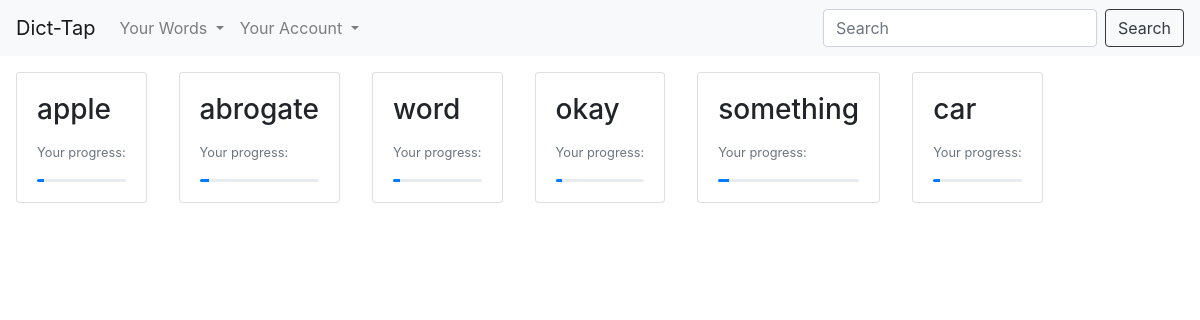
The app's page /view (signed in), older data.
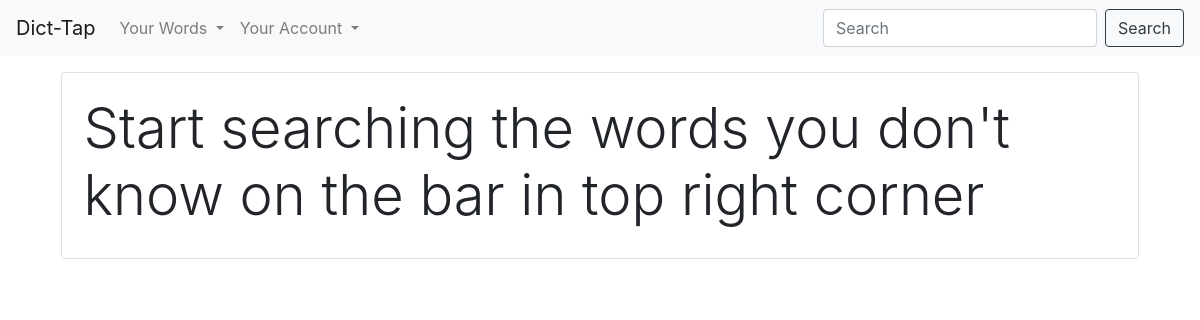
The same page, newer data.
### flaskapp/models.py (models this page shows, shortened)
class Word(db.Model):
    id = db.Column(db.Integer, primary_key=True)
    word = db.Column(db.String(45), unique=True, nullable=False)
    time = db.Column(db.DateTime, nullable=False, default=datetime.utcnow)
    due_date = db.Column(db.DateTime, nullable=False)
    user_id = db.Column(db.Integer, db.ForeignKey('user.id'), nullable=False)
    level = db.Column(db.Integer, nullable=False)

### flaskapp/routes.py (the view)
@app.route("/view", methods=['GET', 'POST'])
@login_required
def view():
    if request.method == 'POST':
        output_word = request.form['search_word']
        return redirect(url_for('search', word=output_word))
    else:
        return render_template('view.html', name='view', background_url=generate_url())

### flaskapp/models.py (called while the page is built)
@login_manager.user_loader
def load_user(user_id):
    return User.query.get(int(user_id))

### flaskapp/templates/view.html
{% extends "layout.html" %}
{% block a %}
{% if current_user.words == [] %}
<div class="container">
<div class="card m-3">
  <h3 class="display-4" style="padding: 2%">
    Start searching the words you don't know on the bar in top right corner
  </h3>
</div>
</div>
{% else %}
  <div class="card-group">
      {% for each in current_user.words %}
      <div class="">
          <div class="card m-3">
              <div class="card-body">
                <h3 class="card-title">{{ each.word }}</h3>
                <p class="card-text"><small class="text-muted">Your progress:</small></p>
                <div class="progress" style="height: 3px;">
                <div class="progress-bar" role="progressbar" style="width: {{ (each.level/13) * 100}}%;" aria-valuenow="{{ each.level }}" aria-valuemin="0" aria-valuemax="100"></div>
                </div>
              </div>
            </div>
          </div>
      {% endfor %}
  </div>
{% endif %}
{% endblock a %}

### flaskapp/templates/layout.html (shortened to what this page needs)
<!DOCTYPE html>
<html>
    <head>
        <link rel="stylesheet" href="https://stackpath.bootstrapcdn.com/bootstrap/4.3.1/css/bootstrap.min.css">
    </head>
    {% if background_url %}
    <body style="background: url( {{ background_url }} );
     -webkit-background-size: cover;
    -moz-background-size: cover;
    background-size: cover;
    -o-background-size: cover;">
    {% elif background_color %}
    <body style="background-color: {{ background_color }}">
    {% else %}
    <body style="background-color: white">
    {% endif %}
        <nav class="navbar navbar-expand-lg navbar-light bg-light">
            <a class="navbar-brand" href="{{ url_for('home') }}">Dict-Tap</a>
            <div class="collapse navbar-collapse" id="navbarSupportedContent">
              <ul class="navbar-nav mr-auto">
                {% if current_user.is_authenticated %}
                <li class="nav-item dropdown">
                  <a class="nav-link dropdown-toggle" href="#" id="navbarDropdown" role="button" data-toggle="dropdown" aria-haspopup="true" aria-expanded="false">
                    Your Words
                  </a>
                </li>
                {% endif %}
                <li class="nav-item dropdown">
                  <a class="nav-link dropdown-toggle" href="#" id="navbarDropdown" role="button" data-toggle="dropdown" aria-haspopup="true" aria-expanded="false">
                    Your Account
                  </a>
                </li>
              </ul>
              <form action="{{ url_for(name) }}" method='POST' class="form-inline my-2 my-lg-0">
                <input name="search_word" class="form-control mr-sm-2" type="search" placeholder="Search" aria-label="Search">
                <button class="btn btn-outline-dark my-2 my-sm-0" type="submit">Search</button>
              </form>
            </div>
          </nav>
          {% block a %}
          {% endblock a %}
    </body>
</html>

Row changes from the older to the newer data that the page shows:
removed Word: word "apple", level 1 (drawn)
removed Word: word "abrogate", level 1 (drawn)
removed Word: word "word", level 1 (drawn)
removed Word: word "okay", level 1 (drawn)
removed Word: word "something", level 1 (drawn)
removed Word: word "car", level 1 (drawn)
Text that changed along with them:
text now shown: "Start searching the words you don't know on the bar in top right corner"
